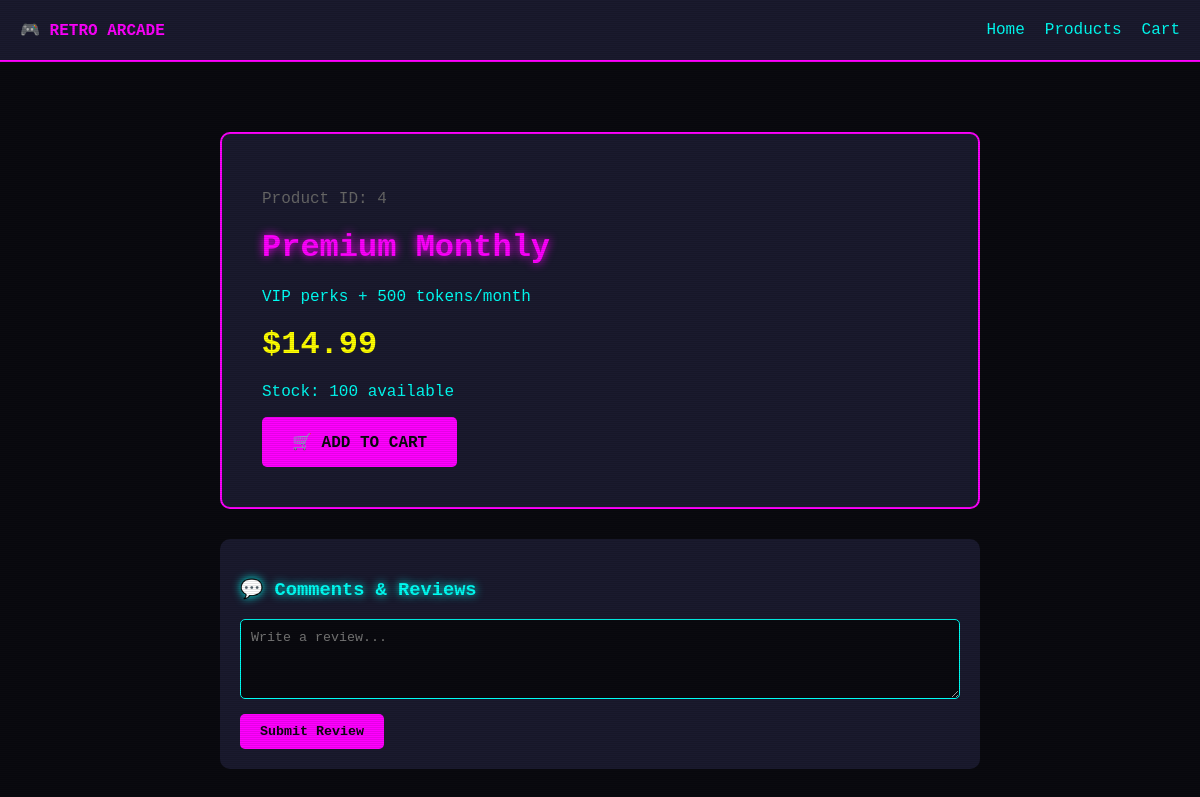
The app's page /php-app/pages/products/detail.php?id=4 with its own data.
### tables this page shows
CREATE TABLE IF NOT EXISTS products (
    id INT AUTO_INCREMENT PRIMARY KEY,
    name VARCHAR(255) NOT NULL,
    description TEXT,
    price DECIMAL(10,2) NOT NULL,
    category_id INT,
    image_url VARCHAR(500),
    stock INT DEFAULT 100,
    created_at TIMESTAMP DEFAULT CURRENT_TIMESTAMP
);

### php-app/config/database.php (called while the page is built, shortened)
<?php
$db_host = getenv('DB_HOST') ?: 'localhost';
$db_user = getenv('DB_USERNAME') ?: 'retro_arcade';
$db_pass = getenv('DB_PASSWORD') ?: 'retro_password';
$db_name = getenv('DB_DATABASE') ?: 'retro_arcade';
$conn = mysqli_connect($db_host, $db_user, $db_pass, $db_name);
function query($sql) {
    global $conn;
    $result = mysqli_query($conn, $sql);
    return $result;
}
function fetch_assoc($result) {
    return mysqli_fetch_assoc($result);
}
?>

### php-app/includes/helpers.php (called while the page is built, shortened)
<?php
function e($string) {
    return htmlspecialchars($string ?? '', ENT_QUOTES, 'UTF-8');
}
?>

### php-app/pages/products/detail.php (the view, shortened to what this page needs)
<?php
$product_id = isset($_GET['id']) ? intval($_GET['id']) : 0;
$result = query("SELECT * FROM products WHERE id = $product_id");
$product = fetch_assoc($result);
?>
<!DOCTYPE html>
<html lang="en">
<head>
    <link rel="stylesheet" href="/css/retro.css">
</head>
<body>
    <nav class="nav">
        <div style="font-weight:bold;color:#ff00ff;">🎮 RETRO ARCADE</div>
        <div><a href="/pages/index.php">Home</a><a href="/pages/products/list.php">Products</a><a href="/pages/cart.php">Cart</a></div>
    </nav>
    <div class="container">
        <div class="product-detail">
            <p style="color:#666;">Product ID: <?= $product_id ?></p>
            <h1><?= e($product['name']) ?></h1>
            <p><?= e($product['description']) ?></p>
            <div class="price">$<?= number_format($product['price'], 2) ?></div>
            <p>Stock: <?= $product['stock'] ?> available</p>
            <a href="/pages/cart.php?action=add&id=<?= $product['id'] ?>" class="btn">🛒 ADD TO CART</a>
        </div>
        <div style="margin-top:30px;background:#1a1a2e;padding:20px;border-radius:10px;">
            <h3>💬 Comments & Reviews</h3>
            <form method="POST" action="/api/comments/">
                <textarea name="body" placeholder="Write a review..." style="width:100%;height:80px;background:#0a0a0f;border:1px solid #00fff5;color:#00fff5;padding:10px;"></textarea>
                <button type="submit" style="margin-top:10px;padding:10px 20px;background:#ff00ff;border:none;color:#0a0a0f;cursor:pointer;">Submit Review</button>
            </form>
        </div>
    </div>
</body>
</html>

### php-app/css/retro.css (style rules this page uses)
:root { --bg-dark: #0a0a0f; --bg-card: #1a1a2e; --neon-cyan: #00fff5; --neon-magenta: #ff00ff; --neon-yellow: #ffff00; --text-primary: #00fff5; --text-secondary: #ff00ff; --border-color: #00fff5; }
* { box-sizing: border-box; }
body { background: var(--bg-dark); color: var(--text-primary); font-family: 'Courier New', monospace; margin: 0; padding: 0; min-height: 100vh; }
body::before { content: ""; position: fixed; top: 0; left: 0; width: 100%; height: 100%; background: repeating-linear-gradient( 0deg, rgba(0, 0, 0, 0.1), rgba(0, 0, 0, 0.1) 1px, transparent 1px, transparent 2px ); pointer-events: none; z-index: 10000; }
h1, h2, h3 { text-shadow: 0 0 10px currentColor; }
h1 { color: var(--neon-magenta); }
h3 { color: var(--neon-cyan); }
a { color: var(--neon-cyan); text-decoration: none; transition: color 0.3s, text-shadow 0.3s; }
.btn, button { background: var(--neon-magenta); color: var(--bg-dark); border: none; padding: 10px 20px; cursor: pointer; font-family: inherit; font-weight: bold; border-radius: 5px; transition: all 0.3s; }
input, textarea, select { background: var(--bg-dark); border: 1px solid var(--neon-cyan); color: var(--neon-cyan); padding: 10px; font-family: inherit; border-radius: 5px; }
.nav { background: var(--bg-card); padding: 20px; border-bottom: 2px solid var(--neon-magenta); display: flex; justify-content: space-between; align-items: center; }
.price { color: var(--neon-yellow); font-size: 1.5em; font-weight: bold; }

### php-app/pages/products/detail.php (style rules this page uses)
body { background: #0a0a0f; color: #00fff5; font-family: 'Courier New', monospace; margin: 0; padding: 0; }
.container { max-width: 800px; margin: 50px auto; padding: 20px; }
.product-detail { background: #1a1a2e; border: 2px solid #ff00ff; padding: 40px; border-radius: 10px; }
h1 { color: #ff00ff; text-shadow: 0 0 10px #ff00ff; }
.price { color: #ffff00; font-size: 2em; font-weight: bold; margin: 20px 0; }
.btn { display: inline-block; background: #ff00ff; color: #0a0a0f; padding: 15px 30px; text-decoration: none; border-radius: 5px; font-weight: bold; }
.nav { background: #1a1a2e; padding: 20px; border-bottom: 2px solid #ff00ff; }
.nav a { color: #00fff5; text-decoration: none; margin-left: 20px; }

### records on screen
products: name "Premium Monthly", description "VIP perks + 500 tokens/month", price "14.99", stock "100"

### other values on screen
$product_id "4"
